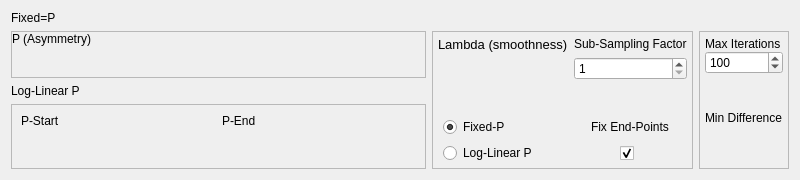
<?xml version="1.0" encoding="UTF-8"?>
<ui version="4.0">
 <class>Form</class>
 <widget class="QWidget" name="Form">
  <property name="geometry">
   <rect>
    <x>0</x>
    <y>0</y>
    <width>800</width>
    <height>180</height>
   </rect>
  </property>
  <property name="windowTitle">
   <string>Form</string>
  </property>
  <property name="styleSheet">
   <string notr="true">font: 10pt &quot;Arial&quot;;</string>
  </property>
  <layout class="QGridLayout" name="gridLayout">
   <item row="2" column="0">
    <widget class="QLabel" name="label_6">
     <property name="text">
      <string>Log-Linear P</string>
     </property>
    </widget>
   </item>
   <item row="3" column="0">
    <widget class="QFrame" name="frame_2">
     <property name="frameShape">
      <enum>QFrame::StyledPanel</enum>
     </property>
     <property name="frameShadow">
      <enum>QFrame::Plain</enum>
     </property>
     <layout class="QHBoxLayout" name="horizontalLayout">
      <item>
       <layout class="QVBoxLayout" name="verticalLayout_5">
        <property name="topMargin">
         <number>0</number>
        </property>
        <item alignment="Qt::AlignLeft|Qt::AlignTop">
         <widget class="QLabel" name="label_7">
          <property name="text">
           <string>P-Start</string>
          </property>
         </widget>
        </item>
        <item>
         <spacer name="verticalSpacer_5">
          <property name="orientation">
           <enum>Qt::Vertical</enum>
          </property>
          <property name="sizeHint" stdset="0">
           <size>
            <width>20</width>
            <height>40</height>
           </size>
          </property>
         </spacer>
        </item>
       </layout>
      </item>
      <item>
       <layout class="QVBoxLayout" name="verticalLayout_6">
        <item alignment="Qt::AlignLeft|Qt::AlignTop">
         <widget class="QLabel" name="label_8">
          <property name="text">
           <string>P-End</string>
          </property>
         </widget>
        </item>
        <item>
         <spacer name="verticalSpacer_6">
          <property name="orientation">
           <enum>Qt::Vertical</enum>
          </property>
          <property name="sizeHint" stdset="0">
           <size>
            <width>20</width>
            <height>40</height>
           </size>
          </property>
         </spacer>
        </item>
       </layout>
      </item>
     </layout>
    </widget>
   </item>
   <item row="0" column="0">
    <widget class="QLabel" name="label_5">
     <property name="text">
      <string>Fixed=P</string>
     </property>
    </widget>
   </item>
   <item row="1" column="0">
    <widget class="QFrame" name="frame">
     <property name="sizePolicy">
      <sizepolicy hsizetype="Expanding" vsizetype="Preferred">
       <horstretch>0</horstretch>
       <verstretch>0</verstretch>
      </sizepolicy>
     </property>
     <property name="frameShape">
      <enum>QFrame::StyledPanel</enum>
     </property>
     <property name="frameShadow">
      <enum>QFrame::Plain</enum>
     </property>
     <layout class="QHBoxLayout" name="horizontalLayout_2">
      <property name="leftMargin">
       <number>0</number>
      </property>
      <property name="topMargin">
       <number>0</number>
      </property>
      <property name="rightMargin">
       <number>0</number>
      </property>
      <property name="bottomMargin">
       <number>0</number>
      </property>
      <item>
       <layout class="QVBoxLayout" name="verticalLayout">
        <item alignment="Qt::AlignLeft">
         <widget class="QLabel" name="label">
          <property name="text">
           <string>P (Asymmetry)</string>
          </property>
         </widget>
        </item>
        <item>
         <spacer name="verticalSpacer">
          <property name="orientation">
           <enum>Qt::Vertical</enum>
          </property>
          <property name="sizeHint" stdset="0">
           <size>
            <width>20</width>
            <height>40</height>
           </size>
          </property>
         </spacer>
        </item>
       </layout>
      </item>
     </layout>
    </widget>
   </item>
   <item row="1" column="4" rowspan="3" colspan="2">
    <widget class="QFrame" name="frame_4">
     <property name="frameShape">
      <enum>QFrame::StyledPanel</enum>
     </property>
     <property name="frameShadow">
      <enum>QFrame::Plain</enum>
     </property>
     <layout class="QVBoxLayout" name="verticalLayout_8">
      <property name="leftMargin">
       <number>5</number>
      </property>
      <property name="topMargin">
       <number>5</number>
      </property>
      <property name="rightMargin">
       <number>5</number>
      </property>
      <property name="bottomMargin">
       <number>5</number>
      </property>
      <item>
       <layout class="QVBoxLayout" name="verticalLayout_9">
        <property name="spacing">
         <number>0</number>
        </property>
        <property name="topMargin">
         <number>0</number>
        </property>
        <item>
         <widget class="QLabel" name="label_9">
          <property name="text">
           <string>Max Iterations</string>
          </property>
         </widget>
        </item>
        <item>
         <widget class="QSpinBox" name="spinBoxMaxIter">
          <property name="minimum">
           <number>1</number>
          </property>
          <property name="maximum">
           <number>1000000</number>
          </property>
          <property name="value">
           <number>100</number>
          </property>
         </widget>
        </item>
        <item>
         <spacer name="verticalSpacer_3">
          <property name="orientation">
           <enum>Qt::Vertical</enum>
          </property>
          <property name="sizeHint" stdset="0">
           <size>
            <width>20</width>
            <height>40</height>
           </size>
          </property>
         </spacer>
        </item>
        <item>
         <widget class="QLabel" name="label_10">
          <property name="text">
           <string>Min Difference</string>
          </property>
         </widget>
        </item>
       </layout>
      </item>
      <item>
       <spacer name="verticalSpacer_4">
        <property name="orientation">
         <enum>Qt::Vertical</enum>
        </property>
        <property name="sizeHint" stdset="0">
         <size>
          <width>20</width>
          <height>40</height>
         </size>
        </property>
       </spacer>
      </item>
     </layout>
    </widget>
   </item>
   <item row="1" column="1" rowspan="3">
    <widget class="QFrame" name="frame_3">
     <property name="frameShape">
      <enum>QFrame::StyledPanel</enum>
     </property>
     <property name="frameShadow">
      <enum>QFrame::Plain</enum>
     </property>
     <layout class="QGridLayout" name="gridLayout_2">
      <property name="leftMargin">
       <number>5</number>
      </property>
      <property name="topMargin">
       <number>5</number>
      </property>
      <property name="rightMargin">
       <number>5</number>
      </property>
      <property name="bottomMargin">
       <number>5</number>
      </property>
      <item row="0" column="1">
       <layout class="QVBoxLayout" name="verticalLayout_3">
        <item alignment="Qt::AlignLeft|Qt::AlignTop">
         <widget class="QLabel" name="label_3">
          <property name="text">
           <string>Sub-Sampling Factor</string>
          </property>
         </widget>
        </item>
        <item alignment="Qt::AlignTop">
         <widget class="QSpinBox" name="spinBoxRedux">
          <property name="minimum">
           <number>1</number>
          </property>
          <property name="maximum">
           <number>10000</number>
          </property>
         </widget>
        </item>
        <item>
         <spacer name="verticalSpacer_7">
          <property name="orientation">
           <enum>Qt::Vertical</enum>
          </property>
          <property name="sizeHint" stdset="0">
           <size>
            <width>20</width>
            <height>40</height>
           </size>
          </property>
         </spacer>
        </item>
       </layout>
      </item>
      <item row="1" column="0">
       <layout class="QVBoxLayout" name="verticalLayout_7">
        <property name="leftMargin">
         <number>5</number>
        </property>
        <item>
         <widget class="QRadioButton" name="radioButtonFixedP">
          <property name="text">
           <string>Fixed-P</string>
          </property>
          <property name="checked">
           <bool>true</bool>
          </property>
          <attribute name="buttonGroup">
           <string notr="true">buttonGroup</string>
          </attribute>
         </widget>
        </item>
        <item>
         <widget class="QRadioButton" name="radioButtonLogLinearP">
          <property name="text">
           <string>Log-Linear P</string>
          </property>
          <attribute name="buttonGroup">
           <string notr="true">buttonGroup</string>
          </attribute>
         </widget>
        </item>
       </layout>
      </item>
      <item row="0" column="0">
       <layout class="QVBoxLayout" name="verticalLayout_2">
        <item alignment="Qt::AlignLeft">
         <widget class="QLabel" name="label_2">
          <property name="font">
           <font>
            <family>Arial</family>
            <pointsize>10</pointsize>
            <weight>50</weight>
            <italic>false</italic>
            <bold>false</bold>
           </font>
          </property>
          <property name="text">
           <string>Lambda (smoothness)</string>
          </property>
         </widget>
        </item>
        <item>
         <spacer name="verticalSpacer_2">
          <property name="orientation">
           <enum>Qt::Vertical</enum>
          </property>
          <property name="sizeHint" stdset="0">
           <size>
            <width>20</width>
            <height>40</height>
           </size>
          </property>
         </spacer>
        </item>
       </layout>
      </item>
      <item row="1" column="1">
       <layout class="QVBoxLayout" name="verticalLayout_4">
        <item alignment="Qt::AlignHCenter|Qt::AlignVCenter">
         <widget class="QLabel" name="label_4">
          <property name="text">
           <string>Fix End-Points</string>
          </property>
         </widget>
        </item>
        <item alignment="Qt::AlignHCenter|Qt::AlignTop">
         <widget class="QCheckBox" name="checkBox">
          <property name="minimumSize">
           <size>
            <width>20</width>
            <height>20</height>
           </size>
          </property>
          <property name="text">
           <string/>
          </property>
          <property name="checked">
           <bool>true</bool>
          </property>
         </widget>
        </item>
       </layout>
      </item>
     </layout>
    </widget>
   </item>
  </layout>
 </widget>
 <resources/>
 <connections/>
 <buttongroups>
  <buttongroup name="buttonGroup"/>
 </buttongroups>
</ui>
